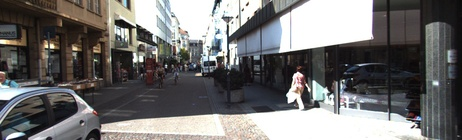
#> input picture test.jpg, 462 x 140 px, shrunk from 1238 x 374 before the run, given in place of test.png, which was not available
$ python test1.py
#> lines starting #> are read from the running program, lines starting #| are printed output that depends on the picture; pictures that were not available may be replaced by others from this repository, and a replacement may not be noted
import cv2
import matplotlib.pyplot as plt
import numpy as np
from matplotlib import gridspec
import os

def apply_clahe_rgb(img, clip_limit=3.0):
    lab = cv2.cvtColor(img, cv2.COLOR_BGR2LAB)
    l, a, b = cv2.split(lab)
    clahe = cv2.createCLAHE(clipLimit=clip_limit, tileGridSize=(8, 8))
    l_clahe = clahe.apply(l)
    return cv2.cvtColor(cv2.merge((l_clahe, a, b)), cv2.COLOR_LAB2BGR)

def adjust_gamma(image, gamma=1.5):
    inv_gamma = 1.0 / gamma
    table = np.array([(i / 255.0) ** inv_gamma * 255 for i in range(256)]).astype("uint8")
    return cv2.LUT(image, table)

def put_text_with_background(img, text, position, font_scale=0.8, color=(255, 255, 255), bg_color=(0, 0, 0)):
    """텍스트에 배경을 추가하여 가독성을 높입니다."""
    font = cv2.FONT_HERSHEY_SIMPLEX
    thickness = 2

    # 텍스트 크기 계산
    (text_width, text_height), baseline = cv2.getTextSize(text, font, font_scale, thickness)

    x, y = position
    # 배경 사각형 그리기 (약간의 패딩 추가)
    padding = 5
    cv2.rectangle(img,
                  (x - padding, y - text_height - padding),
                  (x + text_width + padding, y + baseline + padding),
                  bg_color, -1)

    # 텍스트 그리기
    cv2.putText(img, text, (x, y), font, font_scale, color, thickness)

def visualize_preprocessing_pipeline(image_path, output_dir="preprocessing_steps"):
    """
    전처리 파이프라인의 각 단계를 시각화하고 저장합니다.

    Args:
        image_path: 입력 이미지 경로
        output_dir: 결과를 저장할 디렉토리 (기본값: "preprocessing_steps")
    """
#> called with image_path = 'test.png', output_dir = 'preprocessing_steps'
    # 출력 디렉토리 생성
    if not os.path.exists(output_dir):
        os.makedirs(output_dir)
        print(f"출력 디렉토리 생성: {output_dir}")

    # 원본 이미지 로드
    img_original = cv2.imread(image_path)
#> img_original is the input picture: shape (140, 462, 3); mean B, G, R 113, 113.6, 114.9
    if img_original is None:
        print(f"Error: 이미지를 불러올 수 없습니다. 경로를 확인하세요: {image_path}")
        return

    img = img_original.copy()
    h, w = img.shape[:2]
#> h = 140; w = 462

    # 결과를 저장할 리스트
    stages = []
    stages_bgr = []  # BGR 형식으로 저장 (파일 저장용)
    titles = []
    descriptions = []

    # ========== 원본 이미지 ==========
    stages.append(cv2.cvtColor(img_original, cv2.COLOR_BGR2RGB))
    stages_bgr.append(img_original.copy())
    titles.append("0_original")
    global_brightness = np.mean(cv2.cvtColor(img, cv2.COLOR_BGR2GRAY))
#> global_brightness = 113.9
    descriptions.append(f"전역 평균 밝기: {global_brightness:.1f}")

    # ========== 1단계: 전역 밝기 평가 및 조정 ==========
    gray = cv2.cvtColor(img, cv2.COLOR_BGR2GRAY)
    global_brightness = np.mean(gray)

    stage1_img = img.copy()
    stage1_desc = f"전역 평균 밝기: {global_brightness:.1f}"
#> stage1_desc = '전역 평균 밝기: 113.9'

    if global_brightness > 180:
        # 과노출 억제
        suppress_gamma = 0.7
        stage1_img = adjust_gamma(img, gamma=suppress_gamma)
        stage1_desc += f"\n→ 과노출 감지! 감마 {suppress_gamma} 적용"
        clahe_limit = 3.0
    elif global_brightness < 60:
        # 저조도 환경
        stage1_desc += "\n→ 저조도 감지! 다음 단계에서 CLAHE 강화"
        clahe_limit = 3.0 + 1.5
    else:
        stage1_desc += "\n→ 정상 밝기 범위"
        clahe_limit = 3.0

    stages.append(cv2.cvtColor(stage1_img, cv2.COLOR_BGR2RGB))
    stages_bgr.append(stage1_img.copy())
    titles.append("1_global_brightness_adjustment")
    descriptions.append(stage1_desc)
    img = stage1_img.copy()

    # ========== 2단계: CLAHE 적용 ==========
    stage2_img = apply_clahe_rgb(img, clip_limit=clahe_limit)
#> in apply_clahe_rgb, `lab = cv2.cvtColor(img, cv2.COLOR_BGR2LAB)`: lab: shape (140, 462, 3); mean of channels 0, 1, 2 116.5, 128.7, 128.5
    stage2_desc = f"CLAHE clip_limit: {clahe_limit:.1f}\n8×8 타일 기반 지역 대비 향상"

    stages.append(cv2.cvtColor(stage2_img, cv2.COLOR_BGR2RGB))
    stages_bgr.append(stage2_img.copy())
    titles.append("2_clahe_applied")
    descriptions.append(stage2_desc)
    img = stage2_img.copy()

    # ========== 3단계: 중앙 슬라이스 및 좌우 영역 분석 (개선된 시각화) ==========
    slice_width = max(w // 10, 1)
#> slice_width = 46
    center_slice = img[:, w//2 - slice_width : w//2 + slice_width]
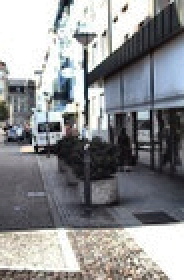
#> center_slice: shape (140, 92, 3) (shown 2 times larger); mean B, G, R 143.8, 141.6, 140.5
    target_brightness = np.mean(cv2.cvtColor(center_slice, cv2.COLOR_BGR2GRAY))
#> target_brightness = 141.5

    left_img = img[:, :w//2]
    right_img = img[:, w//2:]
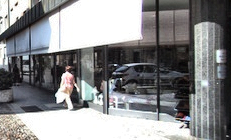
#> right_img: shape (140, 231, 3); mean B, G, R 139.8, 138.4, 138
    left_brightness = np.mean(cv2.cvtColor(left_img, cv2.COLOR_BGR2GRAY))
#> left_brightness = 126
    right_brightness = np.mean(cv2.cvtColor(right_img, cv2.COLOR_BGR2GRAY))
#> right_brightness = 138.4

    # 시각화를 위한 이미지 생성 (영역 표시)
    stage3_img = img.copy()

    # 반투명 오버레이 생성
    overlay = stage3_img.copy()

    # 좌측 영역 표시 (파란색 반투명)
    cv2.rectangle(overlay, (0, 0), (w//2, h), (255, 100, 100), -1)

    # 우측 영역 표시 (초록색 반투명)
    cv2.rectangle(overlay, (w//2, 0), (w, h), (100, 255, 100), -1)

    # 중앙 슬라이스 표시 (노란색 반투명)
    cv2.rectangle(overlay, (w//2 - slice_width, 0), (w//2 + slice_width, h), (100, 255, 255), -1)
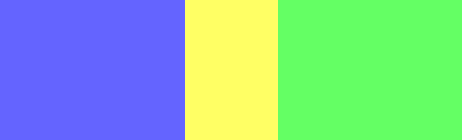
#> overlay: shape (140, 462, 3); mean B, G, R 162.1, 192.9, 131.2

    # 오버레이 합성 (투명도 20%)
    cv2.addWeighted(overlay, 0.2, stage3_img, 0.8, 0, stage3_img)

    # 경계선 그리기
    # 중앙 슬라이스 경계 (노란색)
    cv2.rectangle(stage3_img, (w//2 - slice_width, 0), (w//2 + slice_width, h), (0, 255, 255), 3)
    # 좌우 분할선 (빨간색)
    cv2.line(stage3_img, (w//2, 0), (w//2, h), (0, 0, 255), 3)

    # 텍스트 추가 (배경 포함) - 상단: 밝기 값들
    text_y_top = 50

    # 좌측 밝기 (상단 왼쪽)
    put_text_with_background(stage3_img, f"Left: {left_brightness:.1f}",
                            (30, text_y_top),
                            font_scale=0.9, color=(255, 255, 255), bg_color=(0, 0, 0))
#> in put_text_with_background, `cv2.rectangle(img, (x - padding, y - text_height - padding), (x + text..`:
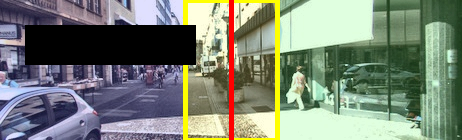
#> img: shape (140, 462, 3); mean B, G, R 117.8, 132.2, 123.4

    # 중앙(목표) 밝기 (상단 중앙) - 중앙 정렬
    center_text = f"Target: {target_brightness:.1f}"
#> center_text = 'Target: 141.5'
    font = cv2.FONT_HERSHEY_SIMPLEX
    (text_width, _), _ = cv2.getTextSize(center_text, font, 0.9, 2)
#> text_width = 194
    center_text_x = (w//2) - (text_width // 2)
#> center_text_x = 134
    put_text_with_background(stage3_img, center_text,
                            (center_text_x, text_y_top),
                            font_scale=0.9, color=(0, 255, 255), bg_color=(0, 0, 0))

    # 우측 밝기 (상단 오른쪽)
    put_text_with_background(stage3_img, f"Right: {right_brightness:.1f}",
                            (w - 200, text_y_top),
                            font_scale=0.9, color=(255, 255, 255), bg_color=(0, 0, 0))

    # 하단에 레이블 추가
    label_y = h - 30
#> label_y = 110

    # Left Region (하단 왼쪽)
    put_text_with_background(stage3_img, "Left Region",
                            (30, label_y),
                            font_scale=0.8, color=(255, 100, 100), bg_color=(0, 0, 0))

    # Center Slice (하단 중앙)
    center_label = "Center Slice"
    (label_width, _), _ = cv2.getTextSize(center_label, font, 0.8, 2)
    center_label_x = (w//2) - (label_width // 2)
#> center_label_x = 155
    put_text_with_background(stage3_img, center_label,
                            (center_label_x, label_y),
                            font_scale=0.8, color=(0, 255, 255), bg_color=(0, 0, 0))

    # Right Region (하단 오른쪽)
    put_text_with_background(stage3_img, "Right Region",
                            (w - 180, label_y),
                            font_scale=0.8, color=(100, 255, 100), bg_color=(0, 0, 0))
#> in put_text_with_background (call 6), `cv2.putText(img, text, (x, y), font, font_scale, color, thickness)`:
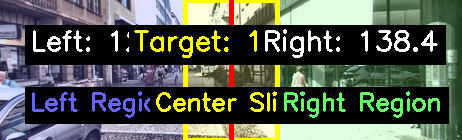
#> img: shape (140, 462, 3); mean B, G, R 78.7, 92.5, 85.7

    stage3_desc = f"중앙(목표): {target_brightness:.1f}\n좌측: {left_brightness:.1f} | 우측: {right_brightness:.1f}"

    stages.append(cv2.cvtColor(stage3_img, cv2.COLOR_BGR2RGB))
    stages_bgr.append(stage3_img.copy())
    titles.append("3_region_analysis")
    descriptions.append(stage3_desc)

    # ========== 4단계: 좌우 독립 보정 ==========
    brightness_threshold = 5.0

    def enhance_region(region_img, region_brightness):
#> called with region_brightness = 126
        diff = abs(target_brightness - region_brightness)
#> diff = 15.53
        gamma_info = ""

        if global_brightness < 50 or diff > brightness_threshold:
            gamma_boost = 1.5 if global_brightness < 40 else 1.2
#> gamma_boost = 1.2
            estimated_gamma = np.log(target_brightness + 1e-6) / np.log(region_brightness + 1e-6)
#> estimated_gamma = 1.02
            blended_gamma = np.clip((estimated_gamma + gamma_boost) / 2, 0.6, 2.0)
#> blended_gamma = 1.11
            region_img = adjust_gamma(region_img, gamma=blended_gamma)
#> in adjust_gamma, `inv_gamma = 1.0 / gamma`: inv_gamma = 0.899
#> in adjust_gamma, `table = np.array([(i / 255.0) ** inv_gamma * 255 for i in range(256)])..`: table = 256 values from 0 to 255
            gamma_info = f"γ={blended_gamma:.2f}"
#> gamma_info = 'γ=1.11'
        elif region_brightness > 200:
            suppress_gamma = 0.7
            region_img = adjust_gamma(region_img, gamma=suppress_gamma)
            gamma_info = f"γ={suppress_gamma}"
        else:
            gamma_info = "보정 없음"

        return region_img, gamma_info

    left_enhanced, left_gamma_info = enhance_region(left_img.copy(), left_brightness)
#> left_gamma_info = 'γ=1.11'
    right_enhanced, right_gamma_info = enhance_region(right_img.copy(), right_brightness)
#> right_gamma_info = '보정 없음'

    stage4_img = np.hstack((left_enhanced, right_enhanced))
    stage4_desc = f"좌측: {left_gamma_info}\n우측: {right_gamma_info}"

    stages.append(cv2.cvtColor(stage4_img, cv2.COLOR_BGR2RGB))
    stages_bgr.append(stage4_img.copy())
    titles.append("4_independent_correction")
    descriptions.append(stage4_desc)

    # ========== 5단계: 최종 결과 (경계선 표시) ==========
    stage5_img = stage4_img.copy()
    cv2.line(stage5_img, (w//2, 0), (w//2, h), (0, 255, 0), 3)
#> stage5_img: shape (140, 462, 3); mean of channels 0, 1, 2 132.9, 136.2, 134.8

    put_text_with_background(stage5_img, "Merge Boundary",
                            (w//2 - 120, h - 30),
                            font_scale=0.9, color=(0, 255, 0), bg_color=(0, 0, 0))
#> in put_text_with_background (call 7), `cv2.putText(img, text, (x, y), font, font_scale, color, thickness)`:
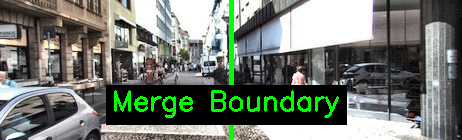
#> img: shape (140, 462, 3); mean of channels 0, 1, 2 112.9, 122.4, 115.1; drawn as B, G, R

    final_brightness = np.mean(cv2.cvtColor(stage4_img, cv2.COLOR_BGR2GRAY))
#> final_brightness = 135.5
    stage5_desc = f"좌우 영역 결합 완료\n최종 평균 밝기: {final_brightness:.1f}"

    stages.append(cv2.cvtColor(stage5_img, cv2.COLOR_BGR2RGB))
    stages_bgr.append(stage5_img.copy())
    titles.append("5_final_merged")
    descriptions.append(stage5_desc)

    # ========== 개별 이미지 파일 저장 ==========
    print("\n=== 단계별 이미지 저장 중 ===")
    for idx, (bgr_img, title) in enumerate(zip(stages_bgr, titles)):
        filename = os.path.join(output_dir, f"{title}.png")
        cv2.imwrite(filename, bgr_img)
        print(f"저장 완료: {filename}")
#> this loop made 6 passes
#> title on passes 1 to 6: '0_original', '1_global_brightness_adjustment', '2_clahe_applied', '3_region_analysis', '4_independent_correction', '5_final_merged'
#| 저장 완료: preprocessing_steps/0_original.png
#| 저장 완료: preprocessing_steps/1_global_brightness_adjustment.png
#| 저장 완료: preprocessing_steps/2_clahe_applied.png
#| 저장 완료: preprocessing_steps/3_region_analysis.png
#| 저장 완료: preprocessing_steps/4_independent_correction.png
#| 저장 완료: preprocessing_steps/5_final_merged.png

    # 최종 결과 (경계선 없는 버전) 별도 저장
    final_clean = stage4_img.copy()
    final_clean_path = os.path.join(output_dir, "final_result_clean.png")
    cv2.imwrite(final_clean_path, final_clean)
    print(f"저장 완료: {final_clean_path}")
#| 저장 완료: preprocessing_steps/final_result_clean.png

    # ========== 시각화 ==========
    fig = plt.figure(figsize=(20, 12))
    gs = gridspec.GridSpec(2, 3, figure=fig, hspace=0.3, wspace=0.3)

    for idx, (stage_img, title, desc) in enumerate(zip(stages, titles, descriptions)):
        if idx < 3:
            ax = fig.add_subplot(gs[0, idx])
        else:
            ax = fig.add_subplot(gs[1, idx - 3])

        ax.imshow(stage_img)
        ax.set_title(f"{title}\n{desc}", fontsize=11, pad=10)
        ax.axis('off')
#> this loop made 6 passes
#> (title, desc) on pass 1: ('0_original', '전역 평균 밝기: 113.9')

    plt.suptitle("전처리 파이프라인 단계별 시각화", fontsize=16, fontweight='bold', y=0.98)
    plt.tight_layout()

    # 전체 시각화 저장
    visualization_path = os.path.join(output_dir, "pipeline_visualization.png")
    plt.savefig(visualization_path, dpi=150, bbox_inches='tight')
    print(f"저장 완료: {visualization_path}")
#| 저장 완료: preprocessing_steps/pipeline_visualization.png
    plt.show()

    # ========== 원본 vs 최종 비교 ==========
    fig, axes = plt.subplots(1, 2, figsize=(16, 6))

    axes[0].imshow(stages[0])
    axes[0].set_title(f"원본 이미지\n평균 밝기: {np.mean(cv2.cvtColor(img_original, cv2.COLOR_BGR2GRAY)):.1f}",
                      fontsize=13)
    axes[0].axis('off')

    axes[1].imshow(cv2.cvtColor(stage4_img, cv2.COLOR_BGR2RGB))
    axes[1].set_title(f"전처리 완료\n평균 밝기: {final_brightness:.1f}", fontsize=13)
    axes[1].axis('off')

    plt.suptitle("원본 vs 전처리 결과 비교", fontsize=16, fontweight='bold')
    plt.tight_layout()

    # 비교 이미지 저장
    comparison_path = os.path.join(output_dir, "comparison_original_vs_processed.png")
    plt.savefig(comparison_path, dpi=150, bbox_inches='tight')
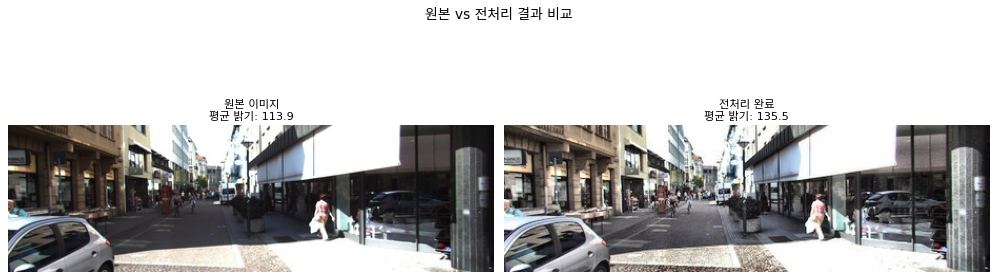
#> figure drawn by matplotlib, 2 panels
    print(f"저장 완료: {comparison_path}")
#| 저장 완료: preprocessing_steps/comparison_original_vs_processed.png
    plt.show()

    print(f"\n=== 모든 결과가 '{output_dir}' 디렉토리에 저장되었습니다 ===")
#| === 모든 결과가 'preprocessing_steps' 디렉토리에 저장되었습니다 ===
    print(f"총 {len(stages_bgr) + 2}개의 이미지 파일이 생성되었습니다.")
#| 총 8개의 이미지 파일이 생성되었습니다.

# ========== 사용 예시 ==========
if __name__ == "__main__":
    # 여기에 이미지 경로를 설정하세요
    image_path = "test.png"  # 예: "test_image.jpg"

    # 출력 디렉토리 이름도 변경 가능 (선택사항)
    output_directory = "preprocessing_steps"  # 원하는 폴더명으로 변경 가능

    visualize_preprocessing_pipeline(image_path, output_dir=output_directory)

$ run again, with frame_00375_disp.jpg copied over test.jpg
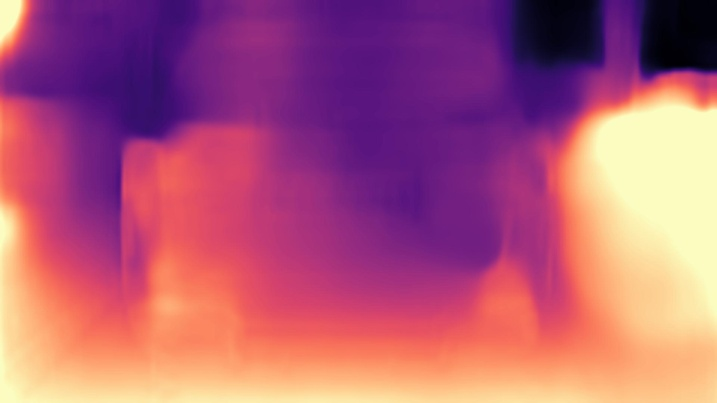
#> input picture frame_00375_disp.jpg, 717 x 403 px, shrunk from 1920 x 1080 before the run, given in place of test.png, which was not available
#> in visualize_preprocessing_pipeline, img_original is the input picture: shape (403, 717, 3); mean B, G, R 121.1, 91, 177.6
#> global_brightness = 120.3
#> stage1_desc = '전역 평균 밝기: 120.3'
#> lab: shape (403, 717, 3); mean of channels 0, 1, 2 129.2, 167, 127.4
#> target_brightness = 92.46
#> left_brightness = 114.6
#> right_brightness = 122
#> center_text = 'Target: 92.5'
#> text_width = 176
#> center_text_x = 270
#> diff = 22.13
#> gamma_boost = 1.2
#> estimated_gamma = 0.955
#> blended_gamma = 1.08
#> inv_gamma = 0.928
#> table = 256 values from 0 to 255
#> gamma_info = 'γ=1.08'
#> right_gamma_info = 'γ=1.07'
#> stage5_img: shape (403, 717, 3); mean of channels 0, 1, 2 125.1, 95.4, 176
#> in put_text_with_background (call 7), `cv2.putText(img, text, (x, y), font, font_scale, color, thickness)`:
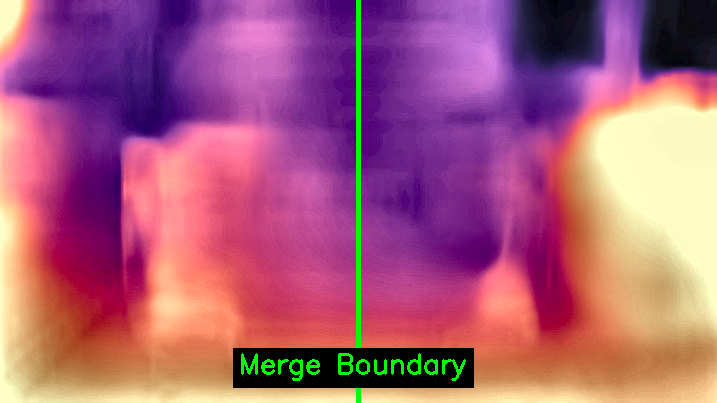
#> img: shape (403, 717, 3); mean of channels 0, 1, 2 122.7, 92.9, 169.4; drawn as B, G, R
#> final_brightness = 122.4
#> the loop in visualize_preprocessing_pipeline, `for idx, (bgr_img, title) in enumerate(zip(stages_bgr, titles)):` made 6 passes
#> title on passes 1 to 6: '0_original', '1_global_brightness_adjustment', '2_clahe_applied', '3_region_analysis', '4_independent_correction', '5_final_merged'
#> (printed output is left out)
#| 저장 완료: preprocessing_steps/final_result_clean.png
#> the loop in visualize_preprocessing_pipeline, `for idx, (stage_img, title, desc) in enumerate(zip(stages, titles, des..` made 6 passes
#| 저장 완료: preprocessing_steps/pipeline_visualization.png
#> in visualize_preprocessing_pipeline, `plt.savefig(comparison_path, dpi=150, bbox_inches='tight')`:
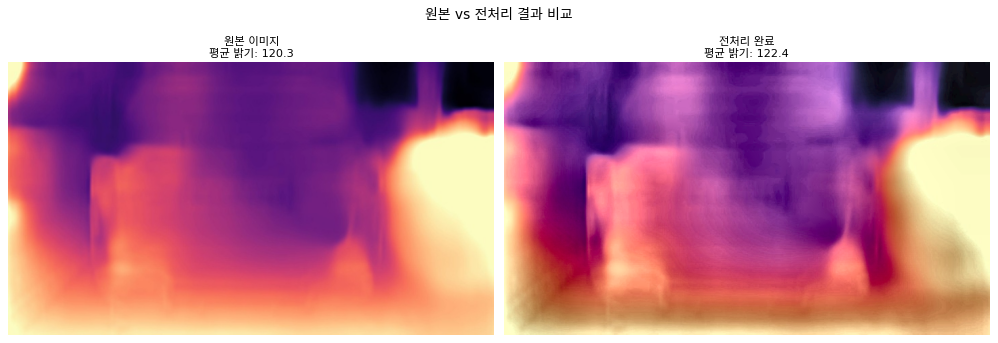
#> figure drawn by matplotlib, 2 panels
#| 저장 완료: preprocessing_steps/comparison_original_vs_processed.png
#| === 모든 결과가 'preprocessing_steps' 디렉토리에 저장되었습니다 ===
#| 총 8개의 이미지 파일이 생성되었습니다.
